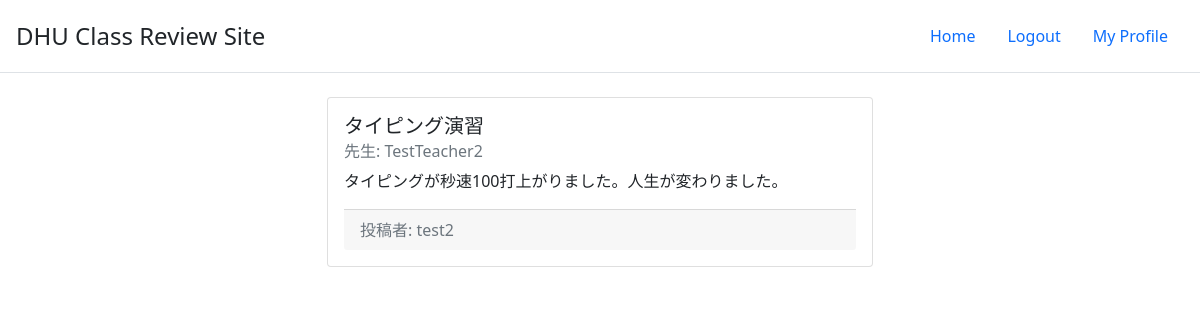
The page /review/2 on the database its author committed.
### tables this page shows
CREATE TABLE classes(class_id, title, teacher);

CREATE TABLE "reviews"(review_id, user_id, class_id, comment);

CREATE TABLE users(user_id, name, password_hash, img_path TEXT);

### app.py (the view)
@app.route("/review/<int:review_id>")
def get_review_page(review_id):
    db = DbWrapper()
    review = db.get_review(review_id)
    return render_template("review/description.html", review=review, is_signin=True, error_message=request.args.get("error_message"))

### db.py (called while the page is built)
    def __del__(self):
        self.db_connection.close()

    def execute(self, sql: str):
        print("execute:" + sql)
        if sql.startswith("SELECT"):
            self.db.execute(sql)
            return self.db.fetchall()
        if sql.startswith("INSERT") or sql.startswith("DELETE") or sql.startswith("UPDATE"):
            self.db.execute(sql)
            self.db_connection.commit()

    def get_review(self, review_id):
        review_raw = self.execute(
            f"SELECT * FROM reviews WHERE review_id={review_id}")[0]
        review = {}
        review["review_id"] = review_raw[0]
        class_info = self.execute(
            f"SELECT title,teacher FROM classes WHERE class_id={review_raw[2]}")[0]
        review["user_id"] = review_raw[1]
        review["class_title"] = class_info[0]
        review["class_teacher"] = class_info[1]
        review["written_by"] = self.execute(
            f"SELECT name FROM users WHERE user_id={review_raw[1]}")[0][0]
        review["comment"] = review_raw[3]
        return review

### templates/review/description.html
{% extends "layout.html" %}
{% block content %}
    <div class="row justify-content-center">
        <div class="col-6">
            <div class="card">
                <div class="card-body">
                    <h5 class="card-title">{{ review.class_title }}</h5>
                    <h6 class="card-subtitle mb-2 text-muted">先生: {{ review.class_teacher }}</h6>
                    <p class="card-text">{{ review.comment }}</p>
                    <div class="card-footer text-muted">投稿者: {{ review.written_by }}</div>
                </div>
            </div>
        </div>
    </div>
{% endblock %}

### rows shown on the page
classes: class_title "タイピング演習", class_teacher "TestTeacher2"
reviews: comment "タイピングが秒速100打上がりました。人生が変わりました。"
users: written_by "test2"
